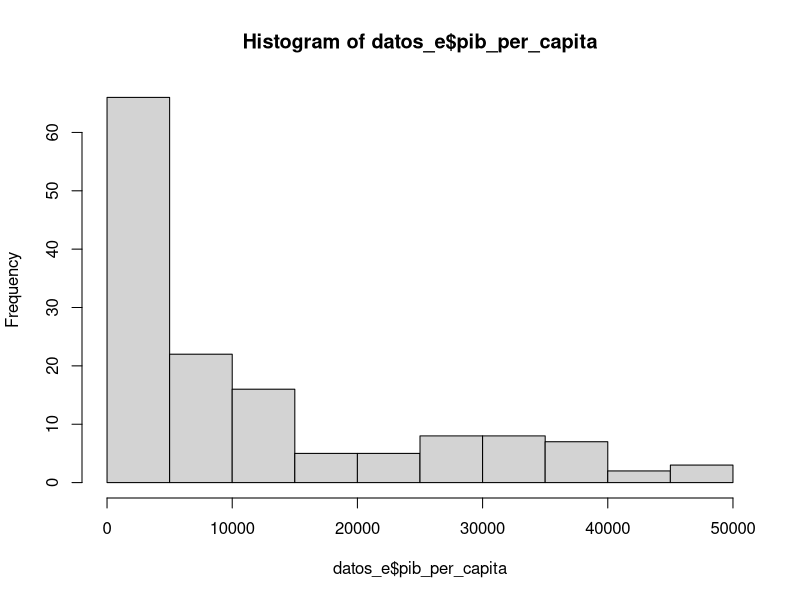
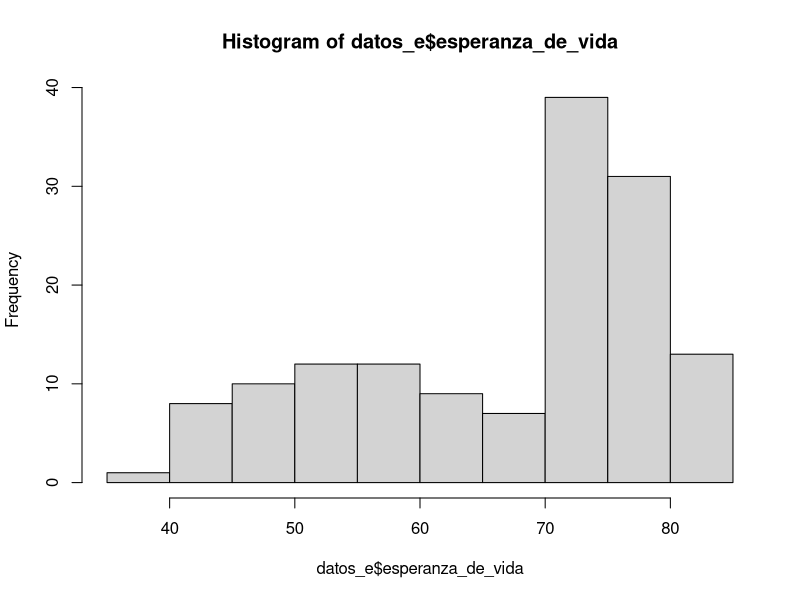

R code for these plots, in order:
# nombre del archivo a mandar por correo:
# nombre_apellido_inferencia_profesor.R
# ejemplo:
# juan_perez_inferencia_beltran.R

# No olvide ejecutar las líneas 6 y 11 antes de empezar el resto del trabajo
library(readxl)

# 1. Use la función read_excel para cargar los datos que se encuentran en el archivo excel 

misdatos <- read_excel("datos_e.xlsx")
datos_e <- misdatos


# 2. Para las variables "pib_per_capita" y "esperanza_de_vida" compute lo siguiente
# 2.1 la media cada una (4 pts)
pib<-datos_e[,6]
esperanza<-datos_e[,4]
mean(datos_e$esperanza_de_vida) #67.00742
mean(datos_e$pib_per_capita)    #11680.07
# 2.2 la desviación estandar de cada una (4 pts)
sd(datos_e$esperanza_de_vida) #12.07302
sd(datos_e$pib_per_capita)    #12859.94
# 2.3 la cantidad de observaciones (n) de cada una (4 pts)
dim(pib)           #142 
dim(esperanza)     #142

# 3. Grafique los histogramas de estas tres variables:
# "pib_per_capita"
hist(datos_e$pib_per_capita)
#(2 pto), "esperanza_de_vida" (2 pto) 
hist(datos_e$esperanza_de_vida)
# y el logaritmo natural de la variable "población" (4 pts).
poblacion<-(datos_e$poblacion)
log(datos_e$poblacion)
# Puede usar cualquier función y paquete de R que grafique histogramas
